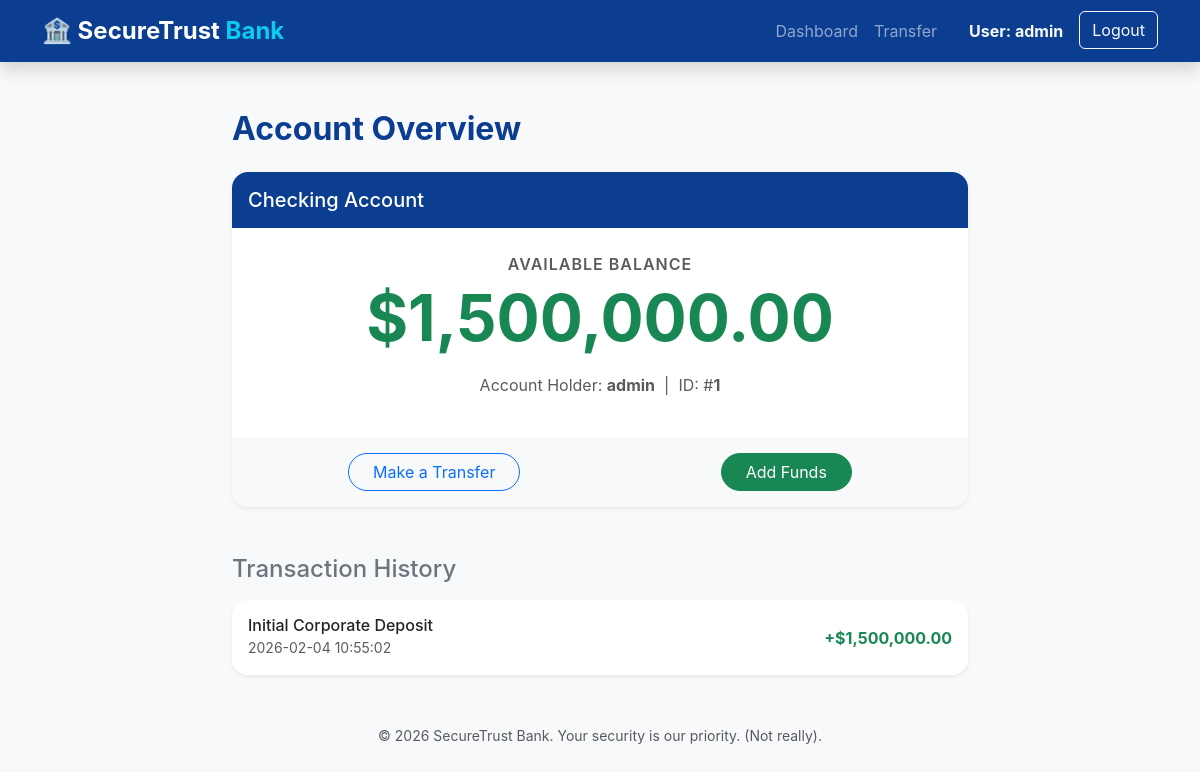
The app's page /dashboard (signed in) with its own data.
### tables this page shows
CREATE TABLE users (
            id INTEGER PRIMARY KEY AUTOINCREMENT,
            username TEXT NOT NULL UNIQUE,
            password TEXT NOT NULL,
            balance INTEGER DEFAULT 1000
        );

CREATE TABLE transactions (
            id INTEGER PRIMARY KEY AUTOINCREMENT,
            user_id INTEGER NOT NULL,
            type TEXT NOT NULL,          -- 'CREDIT' or 'DEBIT'
            amount INTEGER NOT NULL,
            description TEXT NOT NULL,
            timestamp DATETIME DEFAULT CURRENT_TIMESTAMP,
            FOREIGN KEY(user_id) REFERENCES users(id)
        );

### app.py (the view)
@app.route('/dashboard')
def dashboard():
    if 'user_id' not in session:
        return redirect(url_for('login'))
    conn = get_db_connection()
    cursor = conn.cursor()
    cursor.execute("SELECT id, username, balance FROM users WHERE id = ?", (session['user_id'],))
    user = cursor.fetchone()
    if not user:
        session.clear()
        return redirect(url_for('login'))
    cursor.execute("SELECT * FROM transactions WHERE user_id = ? ORDER BY timestamp DESC LIMIT 20", (session['user_id'],))
    transactions = cursor.fetchall()
    conn.close()
    return render_template('dashboard.html', user=user, transactions=transactions)

### app.py (called while the page is built)
def get_db_connection():
    conn = sqlite3.connect('vulnerable.db')
    conn.row_factory = sqlite3.Row
    return conn

### templates/dashboard.html
{% extends 'base.html' %}
{% block content %}
<div class="row justify-content-center">
    <div class="col-md-8">
        <h2 class="mb-4 text-primary fw-bold">Account Overview</h2>
        <div class="card border-0 shadow-sm rounded-4 mb-4 bg-white overflow-hidden">
            <div class="card-header bg-primary text-white py-3 border-0">
                <h5 class="mb-0">Checking Account</h5>
            </div>
            <div class="card-body p-4 text-center">
                <p class="text-muted mb-1 text-uppercase fw-semibold" style="letter-spacing: 1px;">Available Balance</p>
                <h1 class="display-3 fw-bold text-success mb-3">${{ "{:,.2f}".format(user.balance) }}</h1>
                <p class="text-muted">Account Holder: <strong>{{ user.username }}</strong> &nbsp;|&nbsp; ID: #<strong>{{
                        user.id }}</strong></p>
            </div>
            <div class="card-footer bg-light border-0 py-3 d-flex justify-content-around">
                <a href="{{ url_for('transfer') }}" class="btn btn-outline-primary px-4 rounded-pill">Make a
                    Transfer</a>
                <a href="{{ url_for('add_funds') }}" class="btn btn-success px-4 rounded-pill">Add Funds</a>
            </div>
        </div>
        <h4 class="mb-3 text-secondary mt-5">Transaction History</h4>
        <div class="card border-0 shadow-sm rounded-4">
            <div class="list-group list-group-flush rounded-4">
                {% for txn in transactions %}
                <div class="list-group-item p-3 d-flex justify-content-between align-items-center">
                    <div>
                        <h6 class="mb-0 text-dark">{{ txn.description }}</h6>
                        <small class="text-muted">{{ txn.timestamp }}</small>
                    </div>
                    {% if txn.type == 'CREDIT' %}
                    <span class="text-success fw-bold">+${{ "{:,.2f}".format(txn.amount) }}</span>
                    {% else %}
                    <span class="text-danger fw-bold">-${{ "{:,.2f}".format(txn.amount) }}</span>
                    {% endif %}
                </div>
                {% else %}
                <div class="list-group-item p-4 text-center text-muted">
                    No transactions found for this account.
                </div>
                {% endfor %}
            </div>
        </div>
    </div>
</div>
{% endblock %}

### templates/base.html (shortened to what this page needs)
<!DOCTYPE html>
<html lang="en">
<head>
    <link href="https://cdn.jsdelivr.net/npm/bootstrap@5.3.0-alpha1/dist/css/bootstrap.min.css" rel="stylesheet">
    <link href="{{ url_for('static', filename='style.css') }}" rel="stylesheet">
</head>
<body class="bg-light">
    <nav class="navbar navbar-expand-lg navbar-dark bg-primary shadow">
        <div class="container">
            <a class="navbar-brand fw-bold fs-4" href="{{ url_for('login') }}">
                🏦 SecureTrust <span class="text-info">Bank</span>
            </a>
            <div class="collapse navbar-collapse" id="navbarNav">
                <ul class="navbar-nav ms-auto">
                    {% if session.get('username') %}
                    <li class="nav-item">
                        <a class="nav-link" href="{{ url_for('dashboard') }}">Dashboard</a>
                    </li>
                    <li class="nav-item">
                        <a class="nav-link" href="{{ url_for('transfer') }}">Transfer</a>
                    </li>
                    <li class="nav-item ms-3">
                        <span class="nav-link text-light fw-bold">User: {{ session['username'] }}</span>
                    </li>
                    <li class="nav-item">
                        <a class="btn btn-outline-light ms-2" href="{{ url_for('logout') }}">Logout</a>
                    </li>
                    {% endif %}
                </ul>
            </div>
        </div>
    </nav>
    <div class="container my-5">
        {% block content %}{% endblock %}
    </div>
    <footer class="text-center text-muted mt-5 pb-3">
        <small>&copy; 2026 SecureTrust Bank. Your security is our priority. (Not really).</small>
    </footer>
</body>
</html>

### static/style.css (style rules this page uses)
body { background-color: #f8f9fa !important; font-family: 'Inter', -apple-system, BlinkMacSystemFont, "Segoe UI", Roboto, Helvetica, Arial, sans-serif; }
.bg-primary { background-color: #0b3d91 !important; }
.text-primary { color: #0b3d91 !important; }
.card { transition: all 0.3s ease; }

### records on screen
users: username "admin", balance "1,500,000.00", id "1"
transactions: description "Initial Corporate Deposit", timestamp "2026-02-04 10:55:02", amount "1,500,000.00"
